Frame 1 (no input): blank canvas, image omitted
Frame 60 (the mouse pressed at the canvas centre just before this capture): blank canvas, image omitted
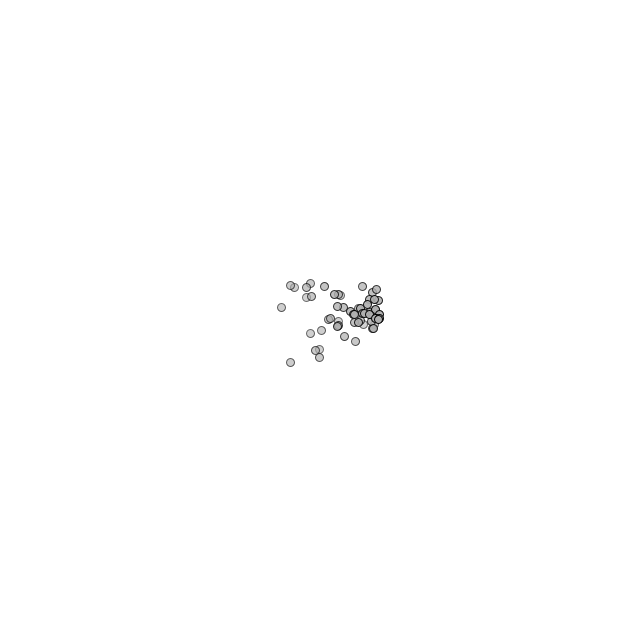
Frame 120 (the mouse held since frame 60 and released just before this capture)

The Processing sketch whose frames 1 and 60 were blank and that drew this single picture after the mouse press (run headless with seeded random() and noise(); from frame 60 on, the mouse is pressed at the canvas centre):

// Processing sketch: BurstingShapes
// ── BurstingShapes.pde
import java.util.Iterator;

class ParticleSystem {
    ArrayList<Particle> particles;
    PVector origin;
    PVector oVelocity; // move origin

    ParticleSystem(PVector origin) {
        particles = new ArrayList<Particle>();
        this.origin = origin;
        oVelocity = new PVector(1, 0); 
    }

    void addParticle() {
        particles.add(new Particle(origin));
    }

    void run() {
        Iterator<Particle> iter = particles.iterator();
        
        while(iter.hasNext()) {
           Particle p = iter.next();
           p.run();
           if(p.isDead())
             // Creating an iterator makes removing values easy
             iter.remove();
        }

        // Move origin
        origin.add(oVelocity);
        // keep origin in x bounds
        if(origin.x > width - 25 || origin.x < 25)
            oVelocity = new PVector(-1 * oVelocity.x, 0);
    }
}

class Particle {
    PVector location;
    PVector velocity;
    PVector acceleration;
    float lifespan;

    Particle(PVector l) {
        acceleration = new PVector(0, 0.05);
        velocity = new PVector(random(-1,1),random(-2,0));
        location = l.get();
        lifespan = 255;
    }

    void run() {
        update();
        display();
    }

    void update() {
        velocity.add(acceleration);
        location.add(velocity);
        lifespan -= 2.0;
    }

    void display() {
        stroke(0, lifespan);
        fill(175, lifespan);
        ellipse(location.x,location.y,8,8);
    }

    boolean isDead() {
        return lifespan < 0.0;
    }
}

ArrayList<ParticleSystem> systems;

void setup() {
    size(640, 640);
    systems = new ArrayList<ParticleSystem>();
}

void mousePressed() {
    systems.add(new ParticleSystem(new PVector(mouseX, mouseY)));
}

void draw() {
    background(255);

    for(ParticleSystem ps : systems) {
        ps.run();
        ps.addParticle();
    }
}
